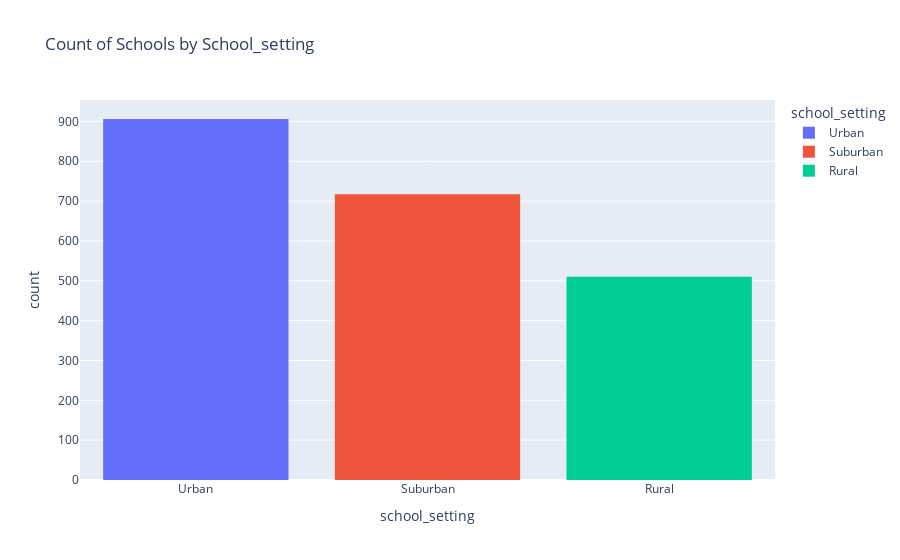

Source (notebook cell):
### Code cell
fig = px.histogram(data, x='school_setting', title="Count of Schools by School_setting", color = 'school_setting')
fig.show()

### Figure 1 — Plotly figure (JSON) as saved in the notebook; plotly's stock layout.template omitted (floating-point values rounded to 4 significant figures; data arrays with more than 128 entries replaced by an {"elided": "..."} marker saying what was removed)
{"data": [{"alignmentgroup": "True", "bingroup": "x", "hovertemplate": "school_setting=%{x}<br>count=%{y}<extra></extra>", "legendgroup": "Urban", "marker": {"color": "#636efa"}, "name": "Urban", "offsetgroup": "Urban", "orientation": "v", "showlegend": true, "type": "histogram", "x": {"elided": "906 str values"}, "xaxis": "x", "yaxis": "y"}, {"alignmentgroup": "True", "bingroup": "x", "hovertemplate": "school_setting=%{x}<br>count=%{y}<extra></extra>", "legendgroup": "Suburban", "marker": {"color": "#EF553B"}, "name": "Suburban", "offsetgroup": "Suburban", "orientation": "v", "showlegend": true, "type": "histogram", "x": {"elided": "717 str values"}, "xaxis": "x", "yaxis": "y"}, {"alignmentgroup": "True", "bingroup": "x", "hovertemplate": "school_setting=%{x}<br>count=%{y}<extra></extra>", "legendgroup": "Rural", "marker": {"color": "#00cc96"}, "name": "Rural", "offsetgroup": "Rural", "orientation": "v", "showlegend": true, "type": "histogram", "x": {"elided": "510 str values"}, "xaxis": "x", "yaxis": "y"}], "layout": {"barmode": "relative", "legend": {"title": {"text": "school_setting"}, "tracegroupgap": 0}, "title": {"text": "Count of Schools by School_setting"}, "xaxis": {"anchor": "y", "categoryarray": ["Urban", "Suburban", "Rural"], "categoryorder": "array", "domain": [0, 1], "title": {"text": "school_setting"}}, "yaxis": {"anchor": "x", "domain": [0, 1], "title": {"text": "count"}}}}
